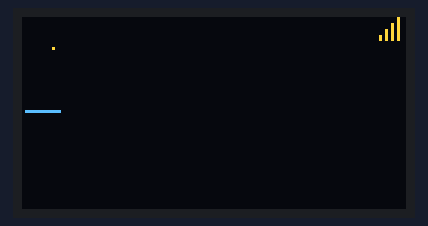
This sketch was run on a simulated ESP8266 (NodeMCU). Parts: 128×64 one-colour display. The OLED is the two-colour kind (top 16 rows yellow); WiFi joins after 1.5 s; servers stay silent unless stated; the display library's start-up logo is not drawn.

Above: at 15.4 s.
At 38.5 s:
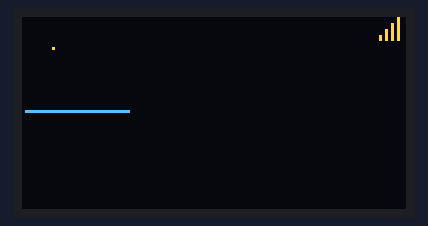

The sketch:

reciever_struct_float_2.ino
```cpp
/*
 * SSD1306 multicast reciever
 * it gets data from multicast frames sent by AP
 * and displays it on SSD1306 display
 * it should :
 * - get wifi SSID and password thru IR (infrared) port
 * - maintain frames synchronized in time
 * - have interrupt framework for handling frame assembly and display
 * - have display modes and feedback via encoder, buttons etc.
 */

//wifi config
#include "wifi_settings.h" // see to enable AP mode too
#include "telemetry_frame.h" // make sure to sync that with sender

WiFiUDP Udp;
unsigned int multicastPort = 5683;  // local port to listen on
IPAddress multicastIP(224,0,1,187);

#include "display_settings.h" // includes configuration of on-screen widgets

//timer interrupt includes
// Select a Timer Clock
#define USING_TIM_DIV1                false           // for shortest and most accurate timer
#define USING_TIM_DIV16               false           // for medium time and medium accurate timer
#define USING_TIM_DIV256              true            // for longest timer but least accurate. Default

#include "ESP8266TimerInterrupt.h"
#include "ESP8266_ISR_Timer.h"

// end of timer interrupt includes

// --- timer interrupt init
#define HW_TIMER_INTERVAL_MS      10L
// Init ESP8266 timer 1
ESP8266Timer ITimer;
// Init ISR timer
ESP8266_ISR_Timer ISR_Timer;
// --- end timer interrupt init

//timer interrupt helper functions
void IRAM_ATTR TimerHandler()
{
  ISR_Timer.run();
}
#define NUMBER_ISR_TIMERS         2

// You can assign any interval for any timer here, in milliseconds
uint32_t TimerInterval[NUMBER_ISR_TIMERS] =
{
  20L,   // OLED refresh, display interface interrupt
  10L  // UDP/network layer interface interrupt
};

typedef void (*irqCallback)  ();
//end of timer interrupt helper functions

//timer interrupt functions
bool display_refresh_sync;
void display_interface_interrupt(){
 display_refresh_sync=0; //clear display_refresh_sync at regular intervals
}

void UDP_interface_interrupt(){

}

//set upt the irq callback array
irqCallback irqCallbackFunc[NUMBER_ISR_TIMERS] =
{
  display_interface_interrupt,
  UDP_interface_interrupt
};
//end of timer interrupt functions

uint last_packet_millis = 0 ;
uint wifi_bars_millis = 0 ;

void setup() {
  // put your setup code here, to run once:
  Serial.begin(115200);

  // SSD1306_SWITCHCAPVCC = generate display voltage from 3.3V internally
//  if(!display.begin(SSD1306_SWITCHCAPVCC, SCREEN_ADDRESS)) {
//    Serial.println(F("SSD1306 allocation failed"));
//  //  for(;;); // Don't proceed, loop forever
//  }

delay(250);
display.begin(SCREEN_ADDRESS,true);
display.display();
delay(2000);


  // Show initial display buffer contents on the screen --
  // the library initializes this with an Adafruit splash screen.
    // Clear the buffer
  display.clearDisplay();
  // Draw a single pixel in white aka "Ready"
  display.drawPixel(10, 10, SSD1306_WHITE);

  // Show the display buffer on the screen. You MUST call display() after
  // drawing commands to make them visible on screen!
  display.display();
  delay(1000);

  // start timer interrupts
    ITimer.attachInterruptInterval(HW_TIMER_INTERVAL_MS * 1000, TimerHandler) ;
      for (uint16_t i = 0; i < NUMBER_ISR_TIMERS; i++)
  {
    ISR_Timer.setInterval(TimerInterval[i], irqCallbackFunc[i]);
  }

  display.setTextSize(1);      // Normal 1:1 pixel scale
  display.setTextColor(SSD1306_WHITE,SSD1306_BLACK); // Draw white text on a black background
  display.cp437(true);         // Use full 256 char 'Code Page 437' font

  // WiFi.begin(ssid, password);
  WiFi.persistent(false); // no need to wear off the flash as we have all data in the sketch

#ifdef AP_mode_on // if ap mode , start and configure AP
  WiFi.softAP(ssid, password, channel, hidden, max_connection, beacon_interval);
#endif AP_mode_on

#ifndef AP_mode_on // if not AP mode, start STA
    WiFi.begin(ssid, password);
    while (WiFi.status() != WL_CONNECTED)
    {
  display.setCursor(0, 0);     // Start at top-left corner
  display.print("WiFi: ");
  display.print(millis());
  display.display();
    }
  display.clearDisplay();
  display.display();
#endif AP_mode_on

  Udp.beginMulticast(WiFi.localIP(), multicastIP, multicastPort); // start multicast

  last_packet_millis = millis() ;
  wifi_bars_millis   = millis() ;
}

uint UDP_packets = 0;
uint UDP_packets_lost = 0 ;
uint UDP_packets_lost_total = 0 ;

void display_wifi_bars() {
  volatile int RSSI=WiFi.RSSI();
volatile uint8_t bars = 0;
if (RSSI > -55) {
    bars = 4;
  } else if (RSSI < -55 & RSSI > -65) {
    bars = 4;
  } else if (RSSI < -65 & RSSI > -75) {
    bars = 3;
  } else if (RSSI < -75 & RSSI > -85) {
    bars = 2;
  } else if (RSSI < -85 & RSSI > -95) {
    bars = 1;
  } else {
    bars = 0;
  }

  display.fillRect (WIFI_BARS_X,WIFI_BARS_Y-8,10,8,SSD1306_BLACK);
  for (uint8_t b=0; b <= bars; b++) {
    display.fillRect(WIFI_BARS_X + (b*2),WIFI_BARS_Y -(b*2),1,b*2,SSD1306_WHITE);
  }
  if (!bars) {display.drawPixel(WIFI_BARS_X,WIFI_BARS_Y-1 ,SSD1306_WHITE);}

}

void loop() {
  struct telemetry_frame tframe ; // use telemetry_frame struct from telemetry_frame.h
if (!display_refresh_sync) {
//  display.setTextSize(1);      // Normal 1:1 pixel scale
//  display.setTextColor(SSD1306_WHITE,SSD1306_BLACK); // Draw white text on a black background
//  display.setCursor(0, 0);     // Start at top-left corner
//  display.cp437(true);         // Use full 256 char 'Code Page 437' font
//  display.print(millis());
   //   display.setCursor(10,3*8-1);
   //   display.setTextSize(1);
    //  display.print(WiFi.RSSI());
  display.display();
  display_refresh_sync=1; //set display_refresh_sync flag so we do not refresh unnessesairly
}
    int packetSize = Udp.parsePacket();
       if ((millis() - wifi_bars_millis) > WIFI_BARS_PERIOD) {
        display_wifi_bars();
        wifi_bars_millis=millis();
       }
    if (packetSize){
// packet accounting
    UDP_packets++;
    last_packet_millis = millis(); // reset last packet counter
        if (UDP_packets_lost>0){
          if (UDP_packets_lost>=TIMEOUT_TICKER_WIDTH){ UDP_packets_lost = TIMEOUT_TICKER_WIDTH;}
          for (uint8 i = 0; i <= UDP_packets_lost; i++) {
            display.drawPixel(TIMEOUT_TICKER_X+i,TIMEOUT_TICKER_Y,SSD1306_BLACK);
          }
        }
    UDP_packets_lost = UDP_packets_lost/2; // divide lost packets counter by two to create persistent average
    if (UDP_packets_lost>0){
      display.drawPixel(TIMEOUT_TICKER_X+UDP_packets_lost,TIMEOUT_TICKER_Y,SSD1306_WHITE);
    }
    int message_size=Udp.read((byte*)&tframe,packetSize); // read the packet into the buffer

    if (message_size>0){
//      packetBuffer[message_size]='\0'; //// null terminate

      display.setCursor(0, 0);
      display.setTextSize(2);      // Normal 1:1 pixel scale
      display.print(tframe.voltage_ADC0,3);
      display.print(F("V "));

//      display.setCursor(90, 3*8);
//      display.setTextSize(1);      // Normal 1:1 pixel scale
//      display.print(UDP_packets);
      }
    }
    else {
      if ((millis() - last_packet_millis) > timeout_period) {
        UDP_packets_lost++;
        UDP_packets_lost_total++;
        last_packet_millis = millis();
//      display.setCursor(32, 3*8-1);
//      display.setTextSize(1);      // Normal 1:1 pixel scale
//      display.print(UDP_packets_lost_total);

        if (UDP_packets_lost>0 && UDP_packets_lost < TIMEOUT_TICKER_WIDTH){
          //for (uint8 i = 0; i <= UDP_packets_lost; i++) {
          //  display.drawPixel(TIMEOUT_TICKER_X+i,TIMEOUT_TICKER_Y,SSD1306_WHITE);
          //}
          display.drawPixel(TIMEOUT_TICKER_X+UDP_packets_lost,TIMEOUT_TICKER_Y,SSD1306_WHITE);
        }
      }
    }

}
```

telemetry_frame.h
```cpp
#pragma pack(push,1)
typedef struct telemetry_frame {
 float voltage_ADC0 = 0;
} tframe;
#pragma pack(pop)
```

display_settings.h
```cpp
// OLED includes
#include <SPI.h>
#include <Wire.h>
#include <Adafruit_GFX.h>
//#include <Adafruit_SSD1306.h>
#include <Adafruit_SH110X.h>

#define SCREEN_WIDTH 128 // OLED display width, in pixels
#define SCREEN_HEIGHT 64 // OLED display height, in pixels

// Declaration for an SSD1306 display connected to I2C (SDA, SCL pins)
// The pins for I2C are defined by the Wire-library.
// On an arduino UNO:       A4(SDA), A5(SCL)
// On an arduino MEGA 2560: 20(SDA), 21(SCL)
// On an arduino LEONARDO:   2(SDA),  3(SCL), ...
#define OLED_RESET     -1 // Reset pin # (or -1 if sharing Arduino reset pin)
#define SCREEN_ADDRESS 0x3C ///< See datasheet for Address; 0x3D for 128x64, 0x3C for 128x32
//Adafruit_SSD1306 display(SCREEN_WIDTH, SCREEN_HEIGHT, &Wire, OLED_RESET);
Adafruit_SH1106G display(SCREEN_WIDTH, SCREEN_HEIGHT, &Wire, OLED_RESET);
#define SSD1306_SWITCHCAPVCC SH110X_DCDC
#define SSD1306_WHITE SH110X_WHITE
#define SSD1306_BLACK SH110X_BLACK
#define SSD1306_INVERSE SH110X_INVERSE


#define TIMEOUT_TICKER_WIDTH  63
#define TIMEOUT_TICKER_X      0
#define TIMEOUT_TICKER_Y      31
// end of OLED includes

#define WIFI_BARS_X           127-10
#define WIFI_BARS_Y           8
#define WIFI_BARS_PERIOD      500
```

wifi_settings.h
```cpp
//WIFI and UDP multicast includes
#include <ESP8266WiFi.h>
#include <WiFiUdp.h>

const char* ssid = "voltage";
const char* password = "irrolling12";
const char channel = 1;
const char hidden = 0;
const char max_connection = 8;
const int beacon_interval = 500;
const int timeout_period = 1000; // expected delay inbetween packets (for accounting display)
#define AP_mode_on 1 ; // set to 1 to compile AP node
```
